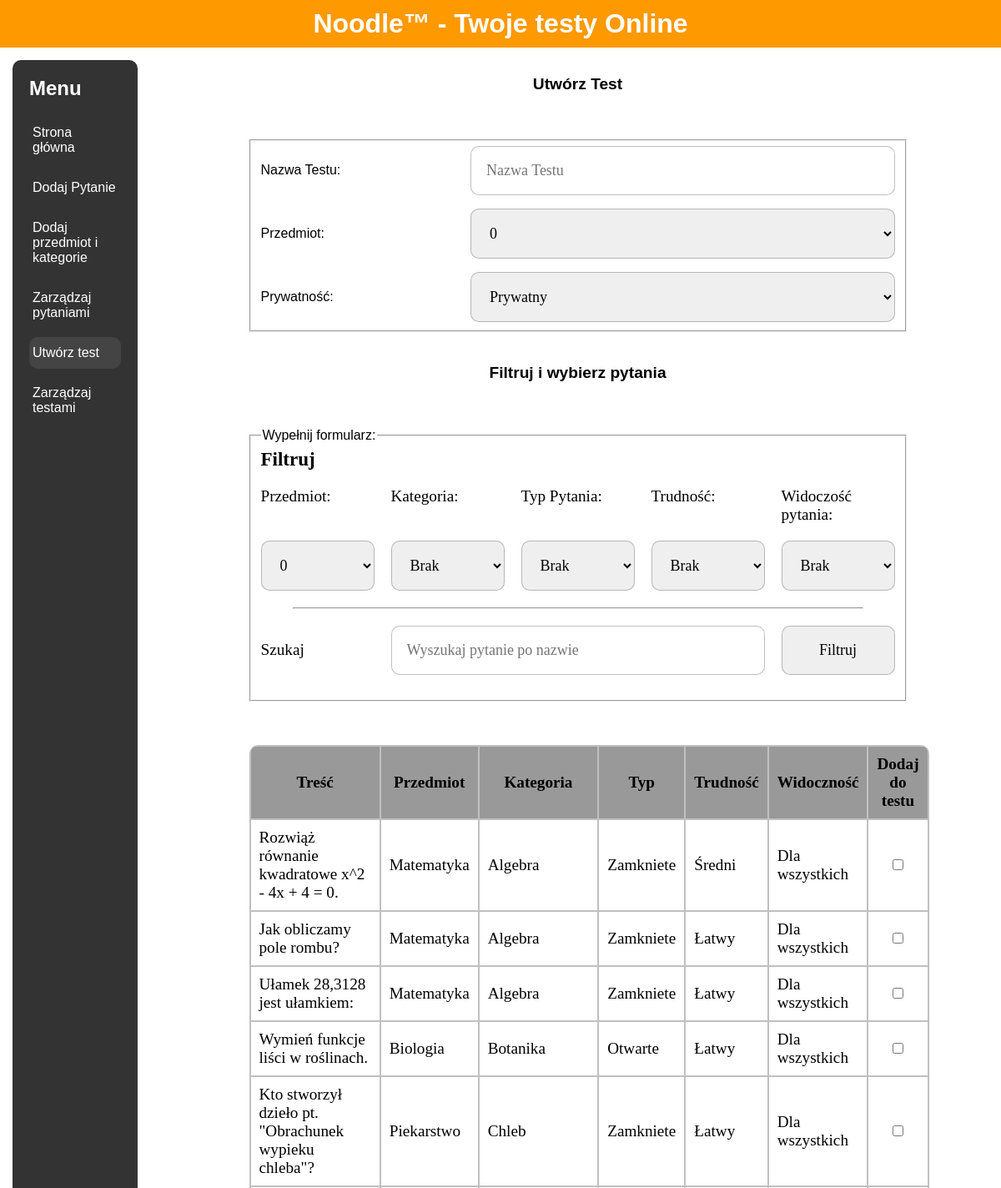
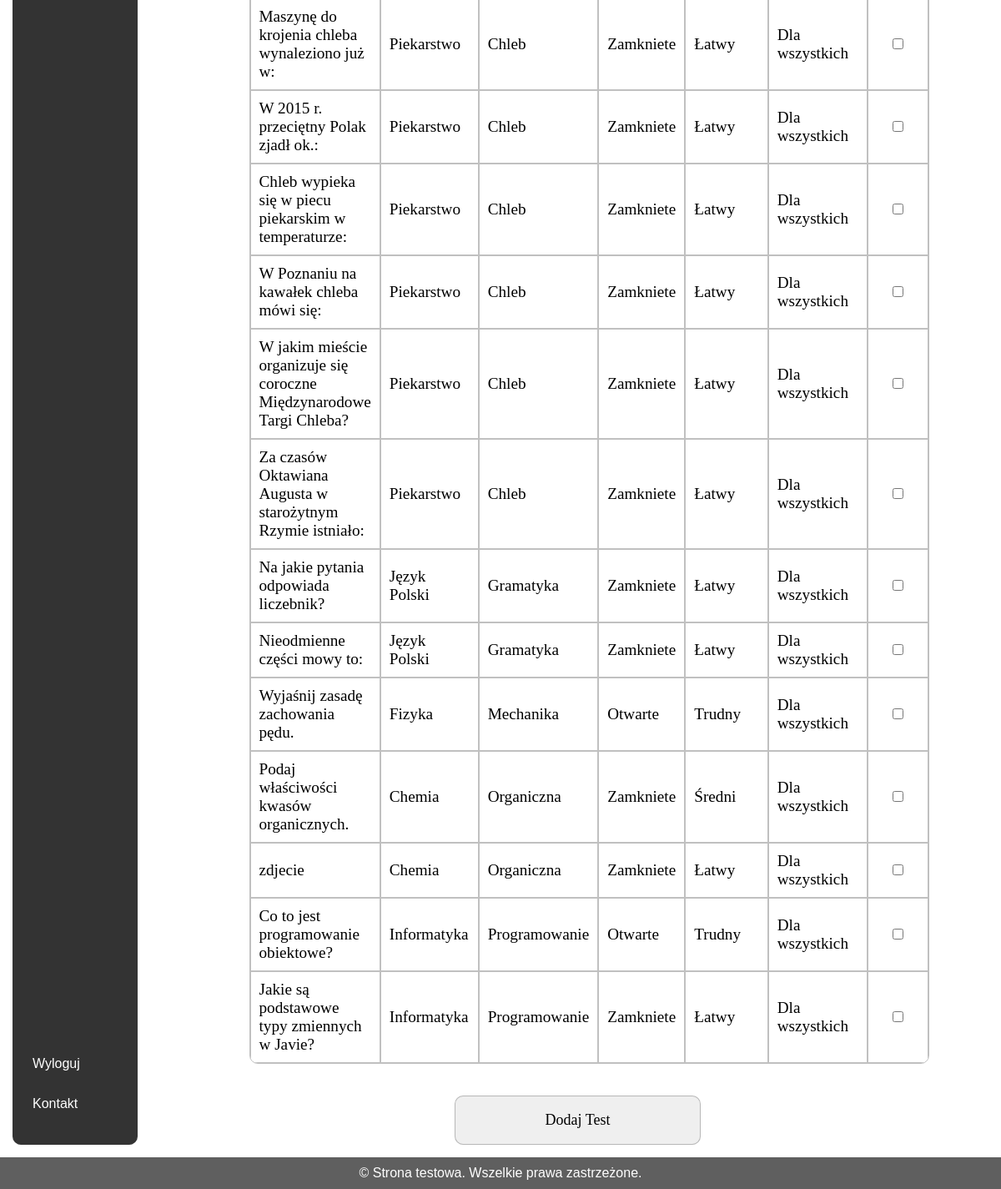
The page /Strona/html/panel_nauczyciela/utworz_test.php (signed in) on the database its author committed (2 pictures, top to bottom).
### tables this page shows
CREATE TABLE `pytania` (
  `id` int(11) NOT NULL,
  `tresc` varchar(1000) NOT NULL,
  `przedmiot_id` int(11) NOT NULL,
  `kategoria_id` int(11) NOT NULL,
  `poziom_id` int(11) NOT NULL,
  `zdjecie` varchar(50) DEFAULT NULL,
  `autor` int(11) NOT NULL,
  `prywatnosc` tinyint(1) NOT NULL,
  `typ_pytania` int(11) NOT NULL
);

CREATE TABLE `przedmioty` (
  `id` int(11) NOT NULL,
  `nazwa` varchar(30) NOT NULL
);

CREATE TABLE `kategoria` (
  `id` int(11) NOT NULL,
  `nazwa` varchar(40) NOT NULL
);

CREATE TABLE `typ_pytania` (
  `id` int(11) NOT NULL,
  `nazwa_typu` varchar(15) NOT NULL
);

CREATE TABLE `poziom` (
  `id` int(11) NOT NULL,
  `trudnosc_nazwa` varchar(10) NOT NULL
);

### Strona/html/panel_nauczyciela/utworz_test.php (the view, shortened to what this page needs)
<!DOCTYPE html>
<html lang="en">
<head>
    <link rel="stylesheet" href="../styles.css">
</head>
<?php
    $servername = "localhost";
    $username = "root";
    $password = "";
    $dbname = "baza";
    $conn = new mysqli($servername, $username, $password, $dbname);
?>
<body>
<div class="wrapper">
    <div class="header-content" id="head">
        <h1>Noodle™ - Twoje testy Online</h1>
    </div>
    <div class="container">
    <div class="sidebar" id="menu">
        <ul>
            <h2>Menu</h2>
            <li><a href="strona_glowna.php" >Strona główna</a></li>
        <li><a href="dodaj.php">Dodaj Pytanie</a></li>
        <li><a href="dodaj_kat.php">Dodaj przedmiot i kategorie</a></li>
        <li><a href="zarz_pyt.php">Zarządzaj pytaniami</a></li>
        <li><a href="utworz_test.php" class="aktualna-strona">Utwórz test</a></li>
        <li><a href="zarz_testami.php">Zarządzaj testami</a></li>
        </ul>
        <ul>
            <li>
                <a href="../logowanie/logout.php">Wyloguj</a>
            </li>
            <li><a href="../kontakt.php">Kontakt</a></li>
        </ul>
    </div>
        <div class="main-content" id="main">
            <div class="haslo" style="justify-content: flex-start;">
                <p style="margin-bottom:1em">Utwórz Test</p>
                <br><br>
                <fieldset style="width: 80%;display:grid;gap:1em">
                    <label for="nazwa_testu" style="grid-column: 1 / 2;align-self:center;">Nazwa Testu:</label>
                    <input type="text" id="nazwa_testu" name="nazwa_testu" placeholder="Nazwa Testu" style="grid-column: 3 / 7;">
                    <label for="przedmiot_testu" style="grid-column: 1 / 2;align-self:center;">Przedmiot:</label>
                    <select id="przedmiot_testu" name="przedmiot_testu" style="grid-column: 3 / 7;" required>
								<?php
									$selected = isset($_GET['przedmiot']) ? $_GET['przedmiot'] : '0';
									$sql = "SELECT * FROM przedmioty";
									$result = $conn->query($sql);
									if ($result->num_rows > 0) {
										while($row = $result->fetch_assoc()) {
											echo '<option value="' . $row['nazwa'] . '" ' . ($selected == $row['nazwa'] ? 'selected' : '') . '>' . $row['nazwa'] . '</option>';
										}
									} else {
										echo '<option value="">Brak przedmiotów</option>';
									}
								?>
					</select>
                    <label for="prywatnosc_testu" style="grid-column: 1 / 2;align-self:center;">Prywatność:</label>
                    <select id="prywatnosc_testu" style="grid-column: 3/7" name="prywatnosc_testu">
                        <option value="1">Prywatny</option>
                    </select>
                </fieldset>
                <p style="margin-top:2em;margin-bottom:1em">Filtruj i wybierz pytania</p>
					<br><br>
					<fieldset style="width: 80%;margin-bottom:1em">
						<legend>Wypełnij formularz:</legend>
						<form action="" method="GET" class="zarzadzaj">
							<p class="mid-width" style="grid-column: 1 / 3;">Filtruj</p>
							<p class="mid-width" style="grid-column: 4 / 6;"></p>
							<label for="przedmiot">Przedmiot:</label>
							<label for="kategoria">Kategoria:</label>
							<label for="typ">Typ Pytania:</label>
							<label for="poziom">Trudność:</label>
							<label for="prywatnosc">Widoczość pytania:</label>
							<select id="przedmiot" name="przedmiot">
								<?php
									$selected = isset($_GET['przedmiot']) ? $_GET['przedmiot'] : '0';
									$sql = "SELECT * FROM przedmioty";
									$result = $conn->query($sql);
									if ($result->num_rows > 0) {
										while($row = $result->fetch_assoc()) {
											echo '<option value="' . $row['nazwa'] . '" ' . ($selected == $row['nazwa'] ? 'selected' : '') . '>' . $row['nazwa'] . '</option>';
										}
									} else {
										echo '<option value="">Brak przedmiotów</option>';
									}
								?>
							</select>
							<select id="kategoria" name="kategoria">
								<?php
									$selected = isset($_GET['kategoria']) ? $_GET['kategoria'] : '0';
									echo '<option value="0" ' . ($selected == '0' ? 'selected' : '') . '>Brak</option>';
								?>
							</select>
							<select id="typ" name="typ">
								<?php
									$selected = isset($_GET['typ']) ? $_GET['typ'] : '0';
									echo '<option value="0" ' . ($selected == '0' ? 'selected' : '') . '>Brak</option>';
								?>
							</select>
							<select id="poziom" name="poziom">
								<?php
									$selected = isset($_GET['poziom']) ? $_GET['poziom'] : '0';
									echo '<option value="0" ' . ($selected == '0' ? 'selected' : '') . '>Brak</option>';
								?>
							</select>
							<select id="prywatnosc" name="prywatnosc">
								<option value="0">Brak</option>
							</select>
							<hr class="full-width" style="width: 90%; margin: auto;">
							<label for="tresc" style="align-self: center;">Szukaj</label>
							<?php
								$selected = isset($_GET['tresc']) ? $_GET['tresc'] : '';
								echo '<input type="text" id="tresc" name="tresc" placeholder="Wyszukaj pytanie po nazwie" value="' . $selected . '" style="grid-column: 2 / 5;" >';
							?>
							<input type="submit" style="grid-column: 5 / 6;" value="Filtruj">
						</form>
					</fieldset>
					<br>
                <br>
                <div class="pytania">
                    <form id="question-form"style="display: block;width:100%">
                        <table style="width: 100%;">
                            <thead>
                            <tr>
                                <th class="szerokie">Treść</th>
                                <th>Przedmiot</th>
                                <th>Kategoria</th>
                                <th>Typ</th>
                                <th>Trudność</th>
                                <th>Widoczność</th>
                                <th>Dodaj do testu</th>
                            </tr>
                            </thead>
                            <tbody>
                            <?php
                            $servername = "localhost";
                            $username = "root";
                            $password = "";
                            $dbname = "baza";
                            $conn = new mysqli($servername, $username, $password, $dbname);
                            $sql = "SELECT pytania.id, pytania.tresc, przedmioty.nazwa AS przedmiot, kategoria.nazwa AS kategoria, typ_pytania.nazwa_typu AS typ, poziom.trudnosc_nazwa AS trudnosc, pytania.prywatnosc AS widocznosc
                                    FROM Pytania
                                    INNER JOIN Przedmioty ON pytania.przedmiot_id = przedmioty.id
                                    INNER JOIN Kategoria ON pytania.kategoria_id = kategoria.id
                                    INNER JOIN Typ_pytania ON pytania.typ_pytania = typ_pytania.id
                                    INNER JOIN Poziom ON pytania.poziom_id = poziom.id
                                    WHERE 1=1";
                            $result = $conn->query($sql);
                            if ($result->num_rows > 0) {
                                while ($row = $result->fetch_assoc()) {
                                    echo '<tr id="' . $row['id'] . '">
                                            <td>' . $row['tresc'] . '</td>
                                            <td>' . $row['przedmiot'] . '</td>
                                            <td>' . $row['kategoria'] . '</td>
                                            <td>' . $row['typ'] . '</td>
                                            <td>' . $row['trudnosc'] . '</td>
                                            <td>' . ($row['widocznosc'] === 'tylkoja' ? 'Tylko dla mnie' : 'Dla wszystkich') . '</td>
                                            <td style="text-align:center;"><input type="checkbox" name="question_ids[]" value="' . $row['id'] . '"></td>
                                          </tr>';
                                }
                            } else {
                                echo '<tr><td colspan="7">Brak pytań do wyświetlenia.</td></tr>';
                            }
                            ?>
                            </tbody>
                        </table>
                    </form>
                </div>
                <br>
                <button id="add-test-button" style="padding: 1em;font-family: calibri;width: 30%;font-size: large;border: 1px solid #70707070;border-radius: 10px;">Dodaj Test</button>
            </div>
        </div>
    </div>
    <div class="footer" id="stopka">
        <p>&copy; Strona testowa. Wszelkie prawa zastrzeżone.</p>
    </div>
</div>
</body>
</html>

### Strona/html/styles.css (style rules this page uses)
* { box-sizing: border-box; margin: 0; }
body { font-family: Arial, sans-serif; display: flex; min-height: 100vh; flex-direction: column; }
.header-content { background-color: #ff9900; color: #fff; padding: 10px 0; text-align: center; position: sticky; width: 100%; top: 0; z-index: 1000; }
.header-content h1 { margin: 0; }
.wrapper { flex: 1; display: flex; flex-direction: column; }
.container { display: flex; flex: 1; align-items: flex-start; }
.sidebar { display: flex; flex-direction: column; background-color: #333; color: #fff; position: sticky; width: 12%; min-width: 150px; padding: 20px; margin: 15px; margin-right: 20px; border-radius: 10px; top: 0px; left: 0; height: auto; z-index: 900; overflow-y: auto; justify-content: space-between; }
.sidebar h2 { margin-bottom: 20px; }
.sidebar ul { list-style-type: none; padding: 0; margin-bottom: 0; }
.sidebar ul li { margin-bottom: 10px; }
.sidebar ul li a { color: #fff; text-decoration: none; display: block; padding: 10px 4px; }
.aktualna-strona { background-color: #444; border-radius: 10px; }
.main-content { display: flex; flex: 1; flex-direction: column; justify-content: center; padding: 15px; flex-wrap: wrap; }
.footer { background-color: #5f5f5f; color: #fff; text-align: center; padding: 10px 0; }
form { display: grid; grid-template-columns: 1fr 1fr; gap: 20px; margin-bottom: 20px; font-family: calibri; font-size: larger; }
.full-width { grid-column: 1 / 3; position: relative; height: 100%; }
.haslo { display: flex; align-items: center; justify-content: center; min-width: 300px; flex-direction: column; }
.haslo > p { font-weight: bold; font-size: larger; }
input,textarea { padding: 1em; font-family: calibri; width: 100%; font-size: large; border: 1px solid #70707070; resize: vertical; border-radius:10px; }
table { position: relative; border-spacing: 0; font-family: calibri; z-index: 2; border: solid 1px #70707070; border-radius: 10px; overflow: hidden; }
td, th { padding: 10px; border: solid 1px #70707070; background-clip: padding-box; }
td { background-color: white; }
th { background-color: #999; }
.pytania { width: 80%; display: flex; align-items: center; justify-content: center; min-width: 300px; flex-direction: column; }
.zarzadzaj { display: grid; grid-template-columns: 1fr 1fr 1fr 1fr 1fr; gap: 20px; margin-bottom: 20px; font-family: calibri; font-size: larger; }
.zarzadzaj > .full-width { grid-column: 1 / 6; position: relative; height: 100%; }
.zarzadzaj > .mid-width { position: relative; height: 100%; font-weight: bolder; font-size: larger; }
select { padding: 1em; font-family: calibri; width: 100%; font-size: large; border: 1px solid #70707070; resize: vertical; border-radius: 10px; }

### rows shown on the page
pytania: tresc "Rozwiąż równanie kwadratowe x^2 - 4x + 4 = 0.", przedmiot.nazwa "Matematyka", kategoria.nazwa "Algebra", typ_pytania.nazwa_typu "Zamkniete", poziom.trudnosc_nazwa "Średni", prywatnosc "Dla wszystkich"
pytania: tresc "Jak obliczamy pole rombu?", przedmiot.nazwa "Matematyka", kategoria.nazwa "Algebra", typ_pytania.nazwa_typu "Zamkniete", poziom.trudnosc_nazwa "Łatwy", prywatnosc "Dla wszystkich"
pytania: tresc "Ułamek 28,3128 jest ułamkiem:", przedmiot.nazwa "Matematyka", kategoria.nazwa "Algebra", typ_pytania.nazwa_typu "Zamkniete", poziom.trudnosc_nazwa "Łatwy", prywatnosc "Dla wszystkich"
pytania: tresc "Wymień funkcje liści w roślinach.", przedmiot.nazwa "Biologia", kategoria.nazwa "Botanika", typ_pytania.nazwa_typu "Otwarte", poziom.trudnosc_nazwa "Łatwy", prywatnosc "Dla wszystkich"
pytania: tresc "Kto stworzył dzieło pt. \"Obrachunek wypieku chleba\"?", przedmiot.nazwa "Piekarstwo", kategoria.nazwa "Chleb", typ_pytania.nazwa_typu "Zamkniete", poziom.trudnosc_nazwa "Łatwy", prywatnosc "Dla wszystkich"
pytania: tresc "Maszynę do krojenia chleba wynaleziono już w:", przedmiot.nazwa "Piekarstwo", kategoria.nazwa "Chleb", typ_pytania.nazwa_typu "Zamkniete", poziom.trudnosc_nazwa "Łatwy", prywatnosc "Dla wszystkich"
pytania: tresc "W 2015 r. przeciętny Polak zjadł ok.:", przedmiot.nazwa "Piekarstwo", kategoria.nazwa "Chleb", typ_pytania.nazwa_typu "Zamkniete", poziom.trudnosc_nazwa "Łatwy", prywatnosc "Dla wszystkich"
pytania: tresc "Chleb wypieka się w piecu piekarskim w temperaturze:", przedmiot.nazwa "Piekarstwo", kategoria.nazwa "Chleb", typ_pytania.nazwa_typu "Zamkniete", poziom.trudnosc_nazwa "Łatwy", prywatnosc "Dla wszystkich"
pytania: tresc "W Poznaniu na kawałek chleba mówi się:", przedmiot.nazwa "Piekarstwo", kategoria.nazwa "Chleb", typ_pytania.nazwa_typu "Zamkniete", poziom.trudnosc_nazwa "Łatwy", prywatnosc "Dla wszystkich"
pytania: tresc "W jakim mieście organizuje się coroczne Międzynarodowe Targi Chleba?", przedmiot.nazwa "Piekarstwo", kategoria.nazwa "Chleb", typ_pytania.nazwa_typu "Zamkniete", poziom.trudnosc_nazwa "Łatwy", prywatnosc "Dla wszystkich"
pytania: tresc "Za czasów Oktawiana Augusta w starożytnym Rzymie istniało:", przedmiot.nazwa "Piekarstwo", kategoria.nazwa "Chleb", typ_pytania.nazwa_typu "Zamkniete", poziom.trudnosc_nazwa "Łatwy", prywatnosc "Dla wszystkich"
pytania: tresc "Na jakie pytania odpowiada liczebnik?", przedmiot.nazwa "Język Polski", kategoria.nazwa "Gramatyka", typ_pytania.nazwa_typu "Zamkniete", poziom.trudnosc_nazwa "Łatwy", prywatnosc "Dla wszystkich"
pytania: tresc "Nieodmienne części mowy to:", przedmiot.nazwa "Język Polski", kategoria.nazwa "Gramatyka", typ_pytania.nazwa_typu "Zamkniete", poziom.trudnosc_nazwa "Łatwy", prywatnosc "Dla wszystkich"
pytania: tresc "Wyjaśnij zasadę zachowania pędu.", przedmiot.nazwa "Fizyka", kategoria.nazwa "Mechanika", typ_pytania.nazwa_typu "Otwarte", poziom.trudnosc_nazwa "Trudny", prywatnosc "Dla wszystkich"
pytania: tresc "Podaj właściwości kwasów organicznych.", przedmiot.nazwa "Chemia", kategoria.nazwa "Organiczna", typ_pytania.nazwa_typu "Zamkniete", poziom.trudnosc_nazwa "Średni", prywatnosc "Dla wszystkich"
pytania: tresc "zdjecie", przedmiot.nazwa "Chemia", kategoria.nazwa "Organiczna", typ_pytania.nazwa_typu "Zamkniete", poziom.trudnosc_nazwa "Łatwy", prywatnosc "Dla wszystkich"
pytania: tresc "Co to jest programowanie obiektowe?", przedmiot.nazwa "Informatyka", kategoria.nazwa "Programowanie", typ_pytania.nazwa_typu "Otwarte", poziom.trudnosc_nazwa "Trudny", prywatnosc "Dla wszystkich"
pytania: tresc "Jakie są podstawowe typy zmiennych w Javie?", przedmiot.nazwa "Informatyka", kategoria.nazwa "Programowanie", typ_pytania.nazwa_typu "Zamkniete", poziom.trudnosc_nazwa "Łatwy", prywatnosc "Dla wszystkich"

### other values the page prints
form field przedmiot_testu "0"
form field przedmiot "0"
